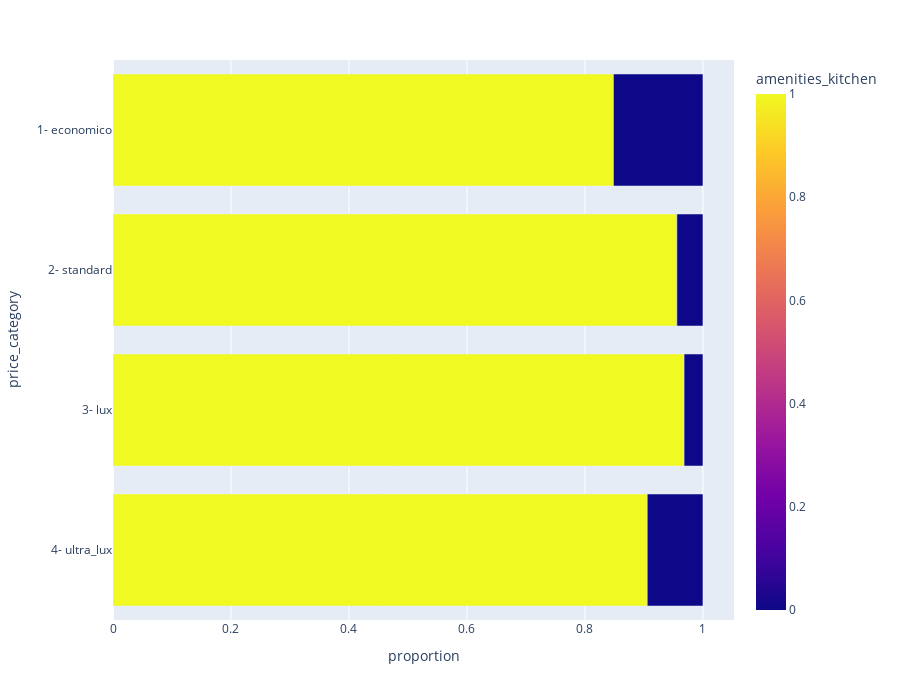

Notebook source saved alongside this figure:
### Code cell
# Relación entre Heating y price category
px.bar(
    data_frame= airbnb_kitchen.sort_values(by = 'price_category', ascending= False),
    x = 'proportion',
    y = 'price_category',
    color = 'amenities_kitchen',
    category_orders= {
        'amenities_air_kitchen': [1, 0]
    },
    height= 700,
    # barmode= 'group'
)

### Figure 1 — Plotly figure (JSON) as saved in the notebook; plotly's stock layout.template omitted (floating-point values rounded to 4 significant figures)
{"data": [{"hovertemplate": "proportion=%{x}<br>price_category=%{y}<br>amenities_kitchen=%{marker.color}<extra></extra>", "legendgroup": "", "marker": {"color": [1, 0, 1, 0, 1, 0, 1, 0], "coloraxis": "coloraxis", "pattern": {"shape": ""}}, "name": "", "orientation": "h", "showlegend": false, "textposition": "auto", "type": "bar", "x": [0.9056, 0.09441, 0.968, 0.03199, 0.9558, 0.04421, 0.8483, 0.1517], "xaxis": "x", "y": ["4- ultra_lux", "4- ultra_lux", "3- lux", "3- lux", "2- standard", "2- standard", "1- economico", "1- economico"], "yaxis": "y"}], "layout": {"barmode": "relative", "coloraxis": {"colorbar": {"title": {"text": "amenities_kitchen"}}, "colorscale": [[0, "#0d0887"], [0.1111, "#46039f"], [0.2222, "#7201a8"], [0.3333, "#9c179e"], [0.4444, "#bd3786"], [0.5556, "#d8576b"], [0.6667, "#ed7953"], [0.7778, "#fb9f3a"], [0.8889, "#fdca26"], [1, "#f0f921"]]}, "height": 700, "legend": {"tracegroupgap": 0}, "margin": {"t": 60}, "xaxis": {"anchor": "y", "domain": [0, 1], "title": {"text": "proportion"}}, "yaxis": {"anchor": "x", "domain": [0, 1], "title": {"text": "price_category"}}}}
